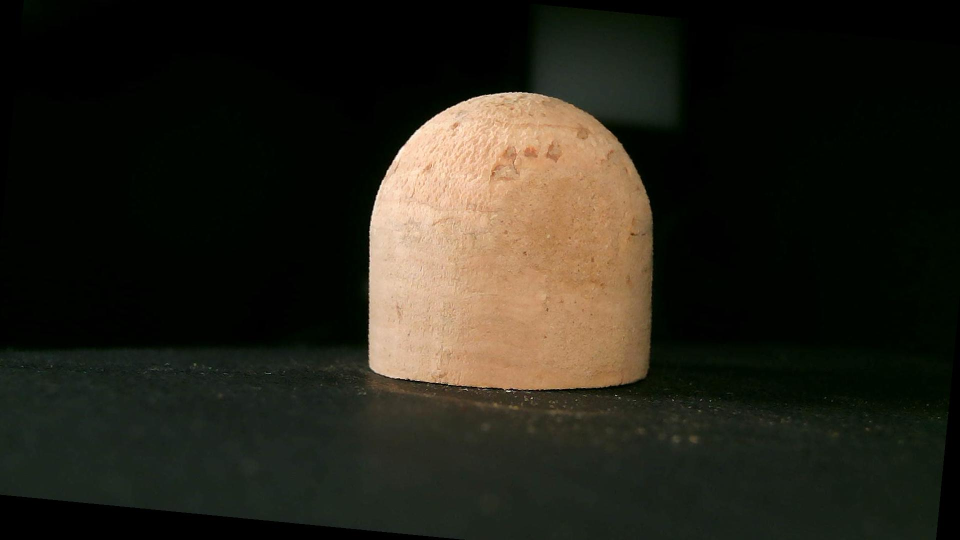
#> input picture Img/17_camB._mify.jpg, 1920 x 1080 px, given as the content of the folder ../Batch_Img, which was not available (shown at 1/2 size)
$ python Draw.py
#> lines starting #> are read from the running program, lines starting #| are printed output that depends on the picture; after the words box and inside, x2 and y2 are one past the last pixel; in counts of white or black regions, pixels touching at a corner belong together; pictures that were not available may be replaced by others from this repository, and a replacement may not be noted
### CoordinateV2/edge_detection.py
import math

import cv2
import numpy as np
import re
import os
from PIL import Image

#边缘检测函数，返回一个二值图
def detection(img_path):

    # #生成宽1080，长1920的白色背景
    # bg = np.zeros((1080, 1920), np.uint8)
    # # 白色背景
    # bg.fill(255)

    np.set_printoptions(threshold=np.inf)
    # # 导入图像
    img = cv2.imread(img_path)
    #下采样
    # img = cv2.pyrDown(cv2.imread(img_path, cv2.IMREAD_UNCHANGED))
    # 对比度调节
    img = cv2.convertScaleAbs(img, 0, 3)
    # 图像二值化
    image = cv2.cvtColor(img, cv2.COLOR_BGR2RGB)
    # 图像灰度化
    gray = cv2.cvtColor(image, cv2.COLOR_RGB2GRAY)
    # 设置卷积核
    kernel = np.ones((10, 10), np.uint8)
    # kernel = np.ones((10, 10), np.uint8)
    # 图像开运算,形态学开运算
    result = cv2.morphologyEx(gray, cv2.MORPH_OPEN, kernel)
    # 高斯滤波降噪
    lenna = cv2.GaussianBlur(result, (5, 5), 0)
    # Canny边缘检测，50为低阈值low，150为高阈值high
    canny = cv2.Canny(lenna, 0, 255)


    # # 轮廓提取
    # contours, _ = cv2.findContours(canny, cv2.RETR_TREE, cv2.CHAIN_APPROX_SIMPLE)  # 根据二值图找轮廓
    # # 将轮廓绘制在背景上
    # cv2.drawContours(bg, contours, 0, (0, 0, 255), 3)  # 把轮廓画在原图上（0,0,255） 表示 RGB 三通道，红色
    # # 图像二值化
    # bg = cv2.cvtColor(bg, cv2.COLOR_BGR2RGB)
    # # 图像灰度化
    # gray = cv2.cvtColor(bg, cv2.COLOR_RGB2GRAY)

    return canny
def opration_on_detection(img_path):
    canny = detection(img_path)
    img = cv2.imread(img_path, cv2.IMREAD_UNCHANGED)
    contours, hierarchy = cv2.findContours(canny, cv2.RETR_EXTERNAL, cv2.CHAIN_APPROX_SIMPLE)


    #找出contours中最大的一组，之给最大的一组数据做下列操作
    max_score = 0
    max_contour = 0
    for j in contours:
        if (j.size > max_score):
            max_score = j.size
            max_contour = j
    c = max_contour


    #找最小矩形，默认图没有旋转
    x, y, w, h = cv2.boundingRect(c)
    top_y = y
    left_upper = [x,y]
    #绘制矩阵
    # cv2.rectangle(img, (x, y), (x + w, y + h), (0, 255, 0), 2)


    # 查找最小区域，适用于图旋转后
    rect = cv2.minAreaRect(c)
    # 计算最小面积矩形的坐标
    box = cv2.boxPoints(rect)
    # 将坐标标准化为整数
    box = np.int0(box)
    # 绘制等高线
    cv2.drawContours(img, [box], 0, (0, 0, 255), 3)


    # 计算最小封闭圆的中心和半径
    (x, y), radius = cv2.minEnclosingCircle(c)
    # 转换为整数
    center = (int(x), int(y))
    radius = int(radius)
    # 画圆
    img = cv2.circle(img, center, radius, (0, 255, 0), 2)

    #椭圆拟合
    test = c
    new_c = []
    # middle = abs((box[0][1]+box[1][1])/2)
    middle = abs(top_y+h/2)
    shape = test.shape
    for i in range(0, shape[0]):
        k = test[i]
        if(k[0][1]<middle):
            new_c.append(k)
    new_c = np.array(new_c)

    (x, y), radius = cv2.minEnclosingCircle(new_c)
    # 转换为整数
    center = (int(x), int(y))
    radius = int(radius)
    # 画圆
    img = cv2.circle(img, center, radius, (0, 255, 0), 2)

    (cx, cy), (a, b), angle = cv2.fitEllipse(new_c)
    #center 为焦点距离的一半
    center_t = math.sqrt(b*b-a*a)
    #e为离心率
    e = center_t/a
    # 绘制椭圆
    cv2.ellipse(img, (np.int32(cx), np.int32(cy)),
               (np.int32(a / 2), np.int32(b / 2)), angle, 0, 360, (0, 0, 255), 2, 8, 0)

    #绘制边界
    # cv2.drawContours(img, contours, -1, (255, 0, 0), 3)
    cv2.drawContours(img, contours, -1, (0, 0, 255), -1)

    #得到的绘制后的图像，得到的矩阵左上角的点，高度。宽度，得到的离心率
    return img,left_upper,w,h,e,a,b,w*h/2+math.pi*radius*radius/2
def  area(img_path):

    #必须要闭合的才能做

    # canny = detection(img_path)
    # contous, hierarchy = cv2.findContours(canny, cv2.RETR_EXTERNAL, cv2.CHAIN_APPROX_SIMPLE)
    #
    # max_score = 0
    # max_number = 0
    # for j in contous:
    #     if (j.size > max_score):
    #         max_score = j.size
    #         max_number = j
    # m = max_number
    #
    # c = m
    #
    # # 定义能包含此裂缝的最小矩形，矩形为水平方向
    # left_x = min(c[:, 0, 0])
    # right_x = max(c[:, 0, 0])
    # down_y = max(c[:, 0, 1])
    # up_y = min(c[:, 0, 1])
    #
    # # 构造包含轮廓的矩形的所有像素点
    # Nx = 2 ** 8
    # Ny = 2 ** 8
    # pixel_X = np.linspace(left_x, right_x, Nx)
    # pixel_Y = np.linspace(up_y, down_y, Ny)
    # # 从坐标向量中生成网格点坐标矩阵
    # xx, yy = np.meshgrid(pixel_X, pixel_Y)
    # # 筛选出轮廓内所有像素点
    # in_list = []
    # for i in range(pixel_X.shape[0]):
    #     for j in range(pixel_X.shape[0]):
    #         # cv2.pointPolygonTest可查找图像中的点与轮廓之间的最短距离.当点在轮廓外时返回负值，当点在内部时返回正值，如果点在轮廓上则返回零
    #         # 统计裂缝内的所有点的坐标
    #         if cv2.pointPolygonTest(c, (xx[i][j], yy[i][j]), False) > 0:
    #             in_list.append((xx[i][j], yy[i][j]))
    # in_point = np.array(in_list)
    # # # 绘制轮廓
    # # img_original = cv2.imread(img_path)
    # # cv2.drawContours(img_original, contous, -1, (0, 0, 255), -1)
    # # cv2.imshow('Inscribed_circle', img_original)
    # # # cv2.imwrite('inference/output/Inscribed_circle.png', img_original)
    # # cv2.waitKey(0)
    # return in_point.shape[0]


    #对于不闭合的也能计算
    img = cv2.pyrDown(cv2.imread(img_path, cv2.IMREAD_UNCHANGED))
    ret, thresh = cv2.threshold(cv2.cvtColor(img.copy(), cv2.COLOR_BGR2GRAY), 127, 255, cv2.THRESH_BINARY)
    contours, hierarchy = cv2.findContours(thresh, cv2.RETR_EXTERNAL, cv2.CHAIN_APPROX_SIMPLE)
    area = 0
    for i in contours:
        area += cv2.contourArea(i)

    # cv2.drawContours(img, contours, -1, (255, 0, 0), 1)
    # cv2.imshow("contours", img)

    cv2.waitKey(1)
    return area

# [10 lines left out: function cal_abs, not called in this run]

def eval_all(img_path):


    #默认摆正
    # rotate(img_path)
    stand_area_score = 0
    stand_circularity_score = 0
    stand_height_score = 0


    aggregate = opration_on_detection(img_path)
    # 归一化，需要做
    area_score = area(img_path)
    circularity_score = aggregate[4]
    height_score = aggregate[3]

    stand_area_score = aggregate[7]
    stand_circularity_score = 0
    stand_height_score = 600

    area_Dif = abs(stand_area_score-area_score)
    circularity_Dif = abs(stand_circularity_score-circularity_score)
    height_Dif = abs(stand_height_score - height_score)

    area_threshold = 250000
    circularity_threshold = 0.35
    height_threshold = 100

    cv2.imshow(img_path, aggregate[0])

    # cv2.waitKey(1000)
    # cv2.destroyWindow(img_path)

    cv2.waitKey(0)
    # 主要的逻辑检测部分
    if((area_Dif>area_threshold)or(circularity_Dif>circularity_threshold)or(height_Dif>height_threshold)):
        return False
    else:
        return True


    # [12 lines of commented-out code are left out]

def sort_key(s):
    # 排序关键字匹配
    # 匹配开头数字序号
    if s:
        try:
            c = re.findall('^\d+', s)[0]
        except:
            c = -1
        return int(c)

def strsort(alist):
    alist.sort(key=sort_key)
    return alist

def Batch_processing(Img_Dir):

    image_list = os.listdir(Img_Dir)

    #按照开头的数字进行排序
    strsort(image_list)


    for image in image_list:
        img_path = Img_Dir+'/'+image

        result = eval_all(img_path)
        print(img_path+"的结果："+str(result))
        #         核心代码，把对每一张图片要做的事情放在这里
        #         评估所有的照片质量


# img_path = "../Img/baminton_1.jpg"
# area = area(img_path)
# print(area)
#Img_Dir 为图片路径
Img_Dir = "../Batch_Img"
Batch_processing(Img_Dir)
#> in detection, img is the input picture: shape (1080, 1920, 3); mean B, G, R 25.6, 35.4, 38
#> in detection, `gray = cv2.cvtColor(image, cv2.COLOR_RGB2GRAY)`:
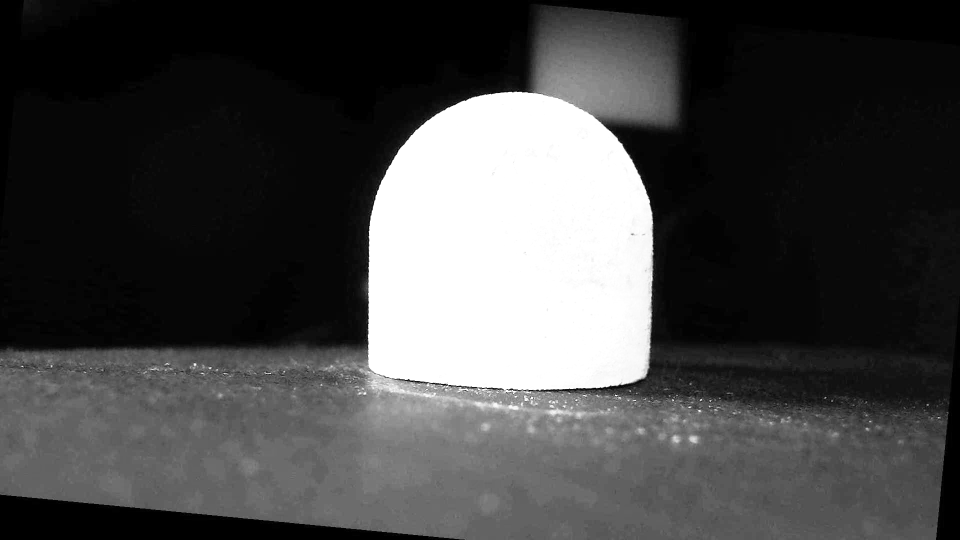
#> gray: shape (1080, 1920) (shown at 1/2 size); min 0, max 255, mean 70.9
#> in detection, `canny = cv2.Canny(lenna, 0, 255)`:
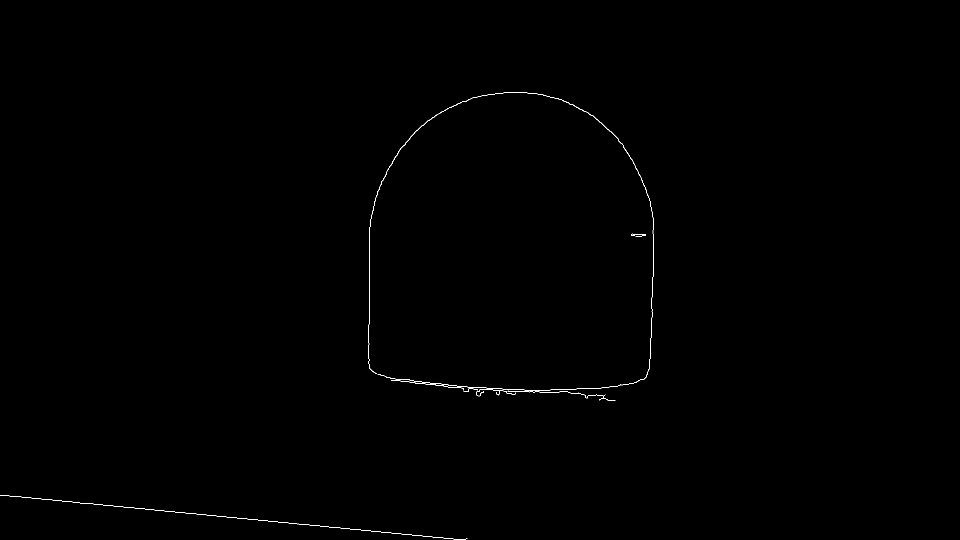
#> canny: shape (1080, 1920) (shown at 1/2 size); 0.18% white in thin lines or dots, all inside (x1, y1, x2, y2) = (0, 185, 1307, 1080)
#> in opration_on_detection, `contours, hierarchy = cv2.findContours(canny, cv2.RETR_EXTERNAL, cv2.C..`: contours = 7 contours, 5 with area under 20; largest, box (x1, y1, x2, y2) and area: (737, 185, 1307, 781) 292, (1262, 467, 1292, 473) 34
#> the loop in opration_on_detection, `for j in contours:` made 7 passes
#> max_score on passes 1, 7: 734, 2078
#> after the loop in opration_on_detection, `for j in contours:`: max_contour = contour of 1039 points, box (x1, y1, x2, y2) (737, 185, 1307, 781), area 292; max_score = 2078
#> in opration_on_detection, `c = max_contour`: c has the same summary as max_contour
#> in opration_on_detection, `x, y, w, h = cv2.boundingRect(c)`: x = 737; y = 185; w = 570; h = 596
#> in opration_on_detection, `top_y = y`: top_y = 185
#> in opration_on_detection, `left_upper = [x,y]`: left_upper = [737, 185]
#> in opration_on_detection, `rect = cv2.minAreaRect(c)`: rect = ((1022.5, 482.3), (595, 568.2), -89.53)
#> in opration_on_detection, `box = cv2.boxPoints(rect)`: box = [[1304.1, 782.1], [736, 777.5], [740.8, 182.5], [1309, 187.1]]
#> in opration_on_detection, `box = np.int0(box)`: box = [[1304, 782], [735, 777], [740, 182], [1308, 187]]
#> in opration_on_detection, `(x, y), radius = cv2.minEnclosingCircle(c)`: x = 1022.1; y = 532.4; radius = 349.3
#> in opration_on_detection, `center = (int(x), int(y))`: center = (1022, 532)
#> in opration_on_detection, `radius = int(radius)`: radius = 349
#> in opration_on_detection, `test = c`: test has the same summary as max_contour
#> in opration_on_detection, `middle = abs(top_y+h/2)`: middle = 483
#> the loop in opration_on_detection, `for i in range(0, shape[0]):` made 1039 passes
#> k on passes 1 to 3: [[1007, 185]], [[1006, 186]], [[999, 186]]
#> after the loop in opration_on_detection, `for i in range(0, shape[0]):`: new_c = 708 items, first 6: [[1007, 185]], [[1006, 186]], [[999, 186]], [[998, 187]], [[990, 187]], [[989, 188]]
#> in opration_on_detection, `new_c = np.array(new_c)`: new_c = contour of 708 points, box (x1, y1, x2, y2) (739, 185, 1307, 468), area 256
#> in opration_on_detection, `(x, y), radius = cv2.minEnclosingCircle(new_c)`: x = 1022.7; y = 451; radius = 283.7
#> in opration_on_detection, `center = (int(x), int(y))`: center = (1022, 451)
#> in opration_on_detection, `radius = int(radius)`: radius = 283
#> in opration_on_detection, `(cx, cy), (a, b), angle = cv2.fitEllipse(new_c)`: cx = 1022.4; cy = 481.4; a = 567.6; b = 597.6; angle = 10.91
#> in opration_on_detection, `center_t = math.sqrt(b*b-a*a)`: center_t = 187.1
#> in opration_on_detection, `e = center_t/a`: e = 0.33
#> in opration_on_detection, `cv2.drawContours(img, contours, -1, (0, 0, 255), -1)`:
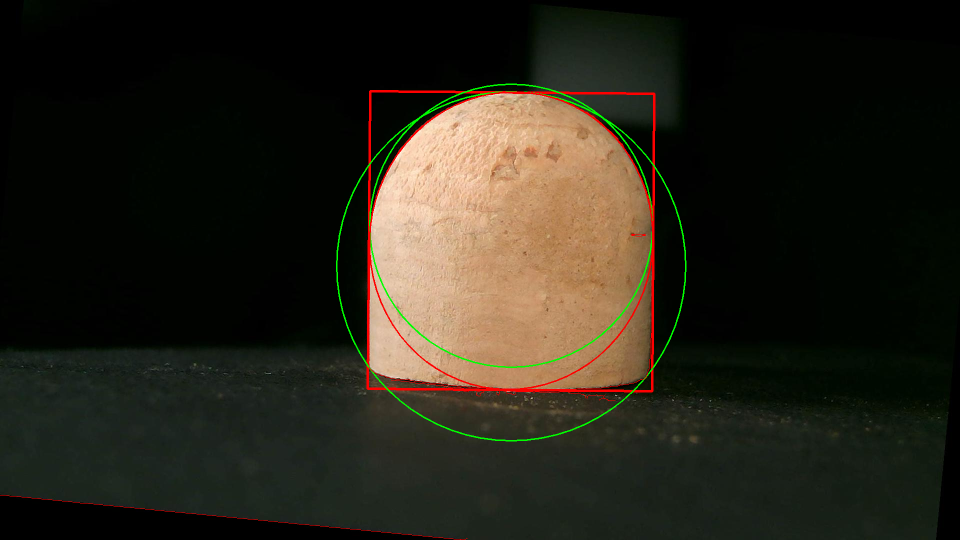
#> img: shape (1080, 1920, 3) (shown at 1/2 size); mean B, G, R 25.1, 36, 39.4
#> in eval_all, `aggregate = opration_on_detection(img_path)`: aggregate = 8 items
#> in area, `ret, thresh = cv2.threshold(cv2.cvtColor(img.copy(), cv2.COLOR_BGR2GRA..`:
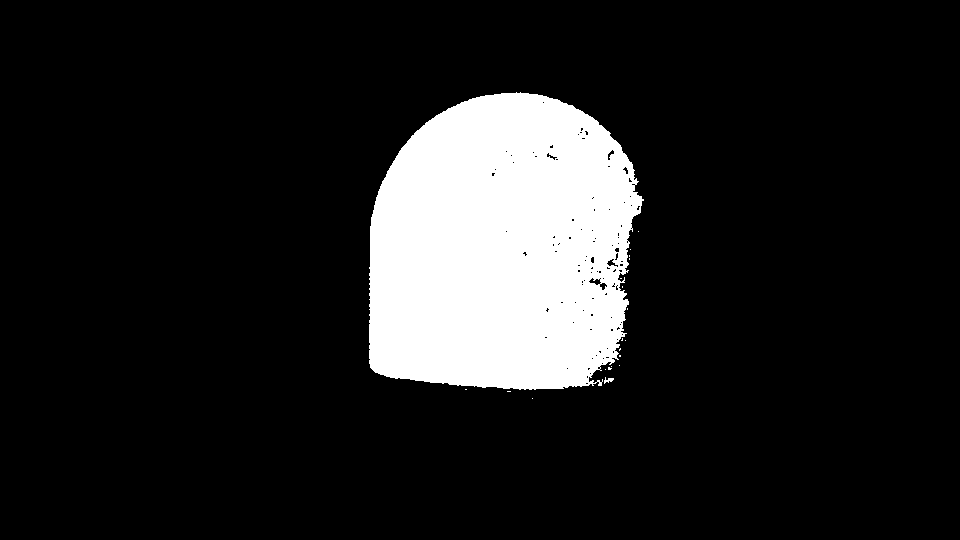
#> thresh: shape (540, 960); 13% white; 20 white regions (18 under 20 px)
#> in area, `contours, hierarchy = cv2.findContours(thresh, cv2.RETR_EXTERNAL, cv2...`: contours = 20 contours, 18 with area under 20; largest, box (x1, y1, x2, y2) and area: (369, 92, 644, 390) 67473, (604, 377, 614, 384) 20
#> the loop in area, `for i in contours:` made 20 passes
#> (i, area) on passes 5, 7, 8, 9, 10, 11, 12, 13: ([[605, 369]], 20), ([[611, 366]], 24), ([[619, 365]], 24), ([[619, 355], [619, 356], [620, 356], [620, 355]], 25), ([[620, 348], [619, 349], [619, 350], [620, 349]], 26), ([[625, 340]], 26), ([[622, 338], [622, 339], [621, 340], [622, 340]], 26.5), ([[627, 308], [627, 309]], 26.5)
#> after the loop in area, `for i in contours:`: area = 67499.5
#> in eval_all, `circularity_score = aggregate[4]`: circularity_score = 0.33
#> in eval_all, `height_score = aggregate[3]`: height_score = 596
#> in eval_all, `stand_area_score = aggregate[7]`: stand_area_score = 295663.5
#> in eval_all, `area_Dif = abs(stand_area_score-area_score)`: area_Dif = 228164
#> in eval_all, `circularity_Dif = abs(stand_circularity_score-circularity_score)`: circularity_Dif = 0.33
#> in eval_all, `height_Dif = abs(stand_height_score - height_score)`: height_Dif = 4

### Coordinate/Draw.py
import numpy as np

from Coordinate import TopV2
from Coordinate import A_B_C_D
from CoordinateV2 import edge_detection
import cv2


#输入一张图 ，调用 求顶点和 A，B，C，D 点的函数，大致画出一个标准的和一个轮廓的图像
# [72 lines left out: functions Draw, Draw_stand_imitate, not called in this run]
def  max_domin(img_path):
    mask_sel = edge_detection.detection(img_path)
#> call 2 of detection, with img_path = '../Img/baminton.jpg'
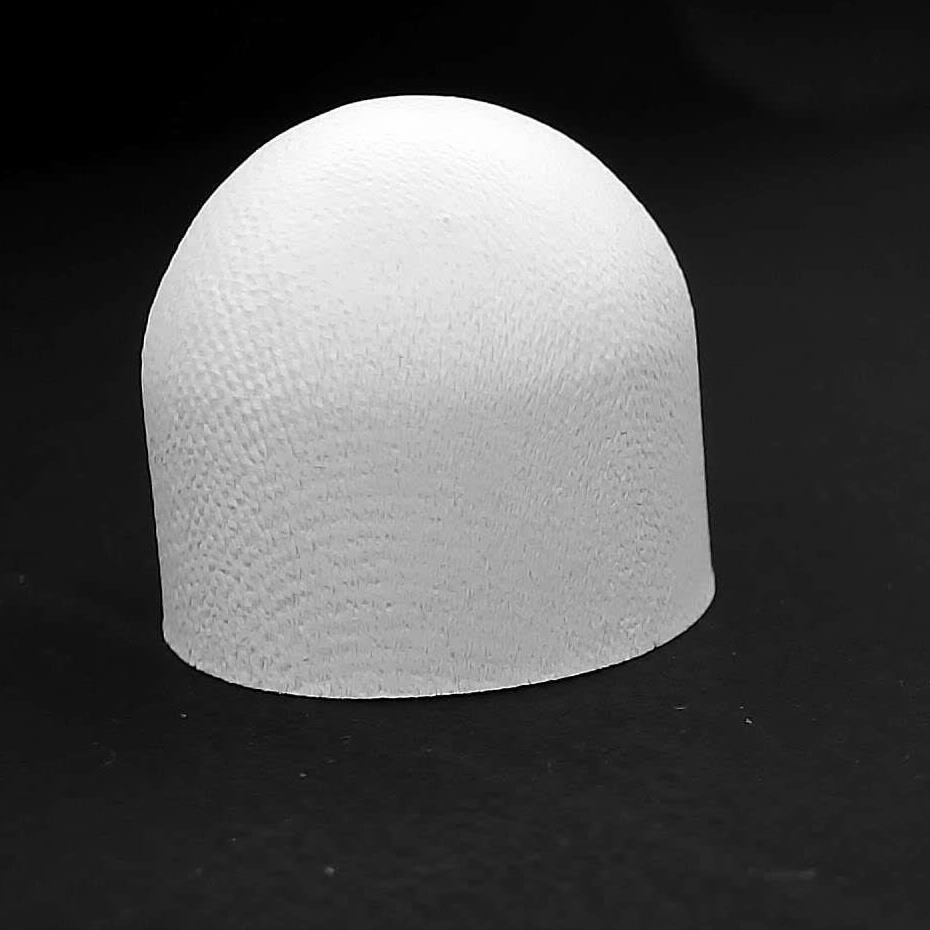
#> input picture Img/baminton.jpg, 930 x 930 px
#> in detection, img is the input picture: shape (930, 930, 3); min 0, max 255, mean 80.4
#> in detection (call 2), `img = cv2.convertScaleAbs(img, 0, 3)`:
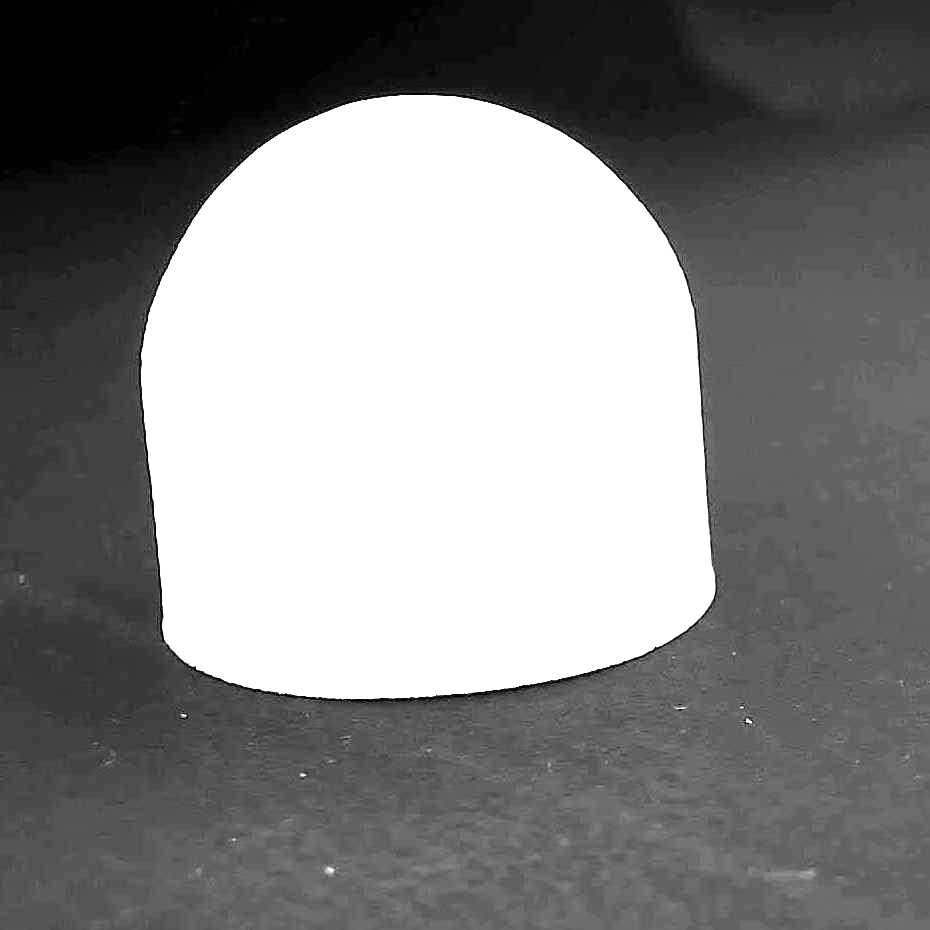
#> img: shape (930, 930, 3); min 0, max 255, mean 132.6
#> in detection (call 2), `canny = cv2.Canny(lenna, 0, 255)`:
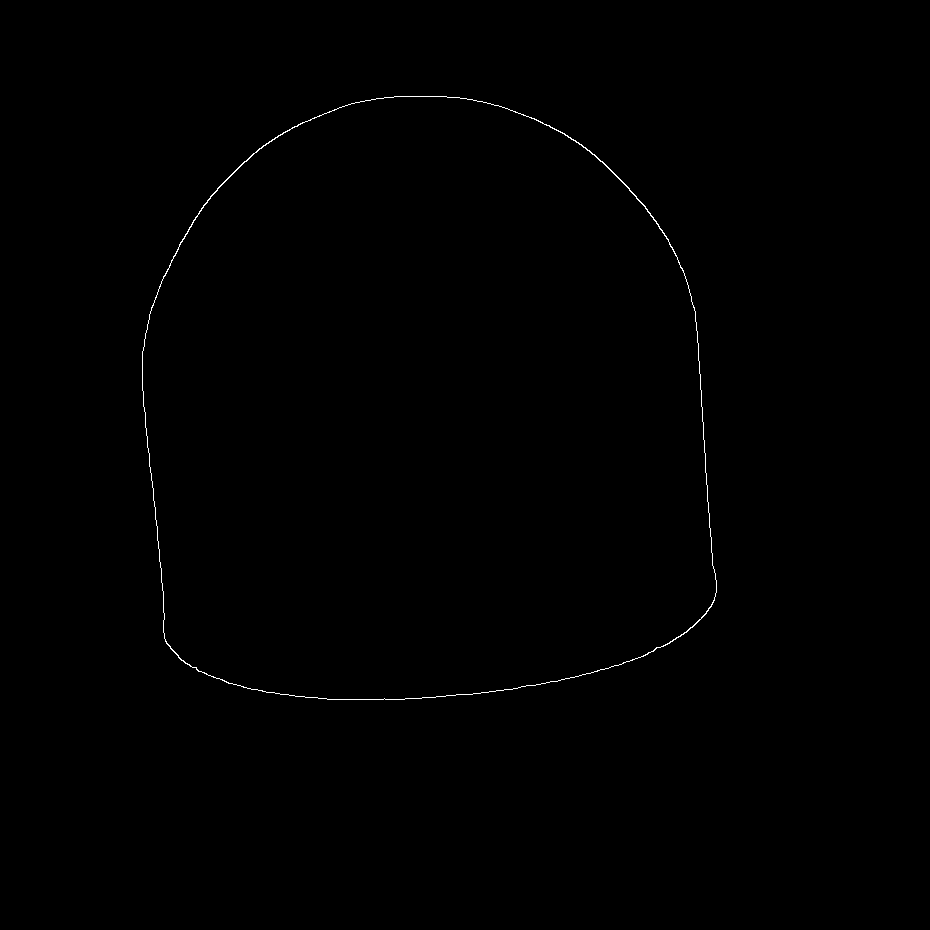
#> canny: shape (930, 930); 0.25% white in thin lines or dots, all inside (x1, y1, x2, y2) = (142, 96, 717, 700)
    # find all cohntours
    contours, hierarchy = cv2.findContours(mask_sel, cv2.RETR_TREE, cv2.CHAIN_APPROX_NONE)
#> contours = 2 contours; box (x1, y1, x2, y2) and area: (142, 96, 717, 700) 290476, (142, 96, 717, 700) 290145

    max = 0
    max_are = 0
    for j in range(len(contours)):
        area = cv2.contourArea(contours[j])
        if(area>max_are):
            max = j
            max_are = area
#> this loop made 2 passes
#> (max, max_are) on pass 1: (0, 290476.5)
#> after the loop, max = 0; max_are = 290476.5


    mask = cv2.drawContours(mask_sel, contours[max], 0, 255, cv2.FILLED)
    # 显示图像
    cv2.imshow(img_path, mask)

    # 等待显示
    cv2.waitKey(0)


#Test        ----------------------------
# [14 lines left out: function morphology, not called in this run]
img_path = "../Batch_ok/16_camC.jpg"
img_path = "../Img/baminton.jpg"
# Draw_stand_imitate(img_path)
max_domin(img_path)
# morphology(img_path)
